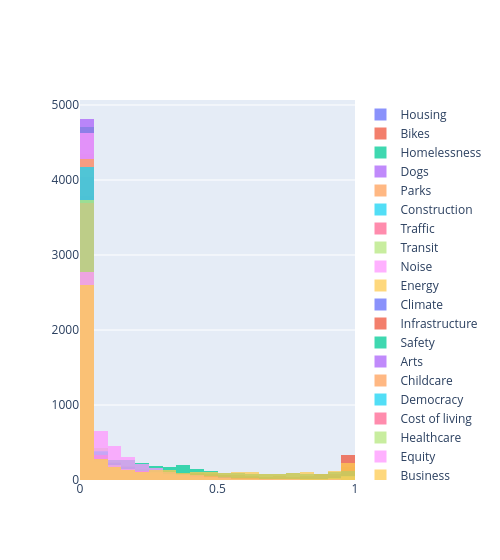

Notebook code for this chart:
### Code cell
# Generate histograms of similarities per category
import plotly.graph_objects as go
import numpy as np

# fig = px.histogram(
#     df, 
#     x='housing',
#     width=500,
#     height=500,
#     nbins=20
# )
fig = go.Figure()
for cat in categories:
    fig.add_trace(go.Histogram(
        x=df[cat],
        xbins=dict(
            start=0.0,
            end=1.0,
            size=0.05
        ),
        name=cat.capitalize()
    ))
fig.update_layout(barmode='overlay', width=500)
fig.update_traces(opacity=0.75)
fig.show()

### Figure 1 — Plotly figure (JSON) as saved in the notebook; plotly's stock layout.template omitted (floating-point values rounded to 4 significant figures; data arrays with more than 128 entries replaced by an {"elided": "..."} marker saying what was removed)
{"data": [{"name": "Housing", "opacity": 0.75, "type": "histogram", "x": {"elided": "4963 float values"}, "xbins": {"end": 1, "size": 0.05, "start": 0}}, {"name": "Bikes", "opacity": 0.75, "type": "histogram", "x": {"elided": "4963 float values"}, "xbins": {"end": 1, "size": 0.05, "start": 0}}, {"name": "Homelessness", "opacity": 0.75, "type": "histogram", "x": {"elided": "4963 float values"}, "xbins": {"end": 1, "size": 0.05, "start": 0}}, {"name": "Dogs", "opacity": 0.75, "type": "histogram", "x": {"elided": "4963 float values"}, "xbins": {"end": 1, "size": 0.05, "start": 0}}, {"name": "Parks", "opacity": 0.75, "type": "histogram", "x": {"elided": "4963 float values"}, "xbins": {"end": 1, "size": 0.05, "start": 0}}, {"name": "Construction", "opacity": 0.75, "type": "histogram", "x": {"elided": "4963 float values"}, "xbins": {"end": 1, "size": 0.05, "start": 0}}, {"name": "Traffic", "opacity": 0.75, "type": "histogram", "x": {"elided": "4963 float values"}, "xbins": {"end": 1, "size": 0.05, "start": 0}}, {"name": "Transit", "opacity": 0.75, "type": "histogram", "x": {"elided": "4963 float values"}, "xbins": {"end": 1, "size": 0.05, "start": 0}}, {"name": "Noise", "opacity": 0.75, "type": "histogram", "x": {"elided": "4963 float values"}, "xbins": {"end": 1, "size": 0.05, "start": 0}}, {"name": "Energy", "opacity": 0.75, "type": "histogram", "x": {"elided": "4963 float values"}, "xbins": {"end": 1, "size": 0.05, "start": 0}}, {"name": "Climate", "opacity": 0.75, "type": "histogram", "x": {"elided": "4963 float values"}, "xbins": {"end": 1, "size": 0.05, "start": 0}}, {"name": "Infrastructure", "opacity": 0.75, "type": "histogram", "x": {"elided": "4963 float values"}, "xbins": {"end": 1, "size": 0.05, "start": 0}}, {"name": "Safety", "opacity": 0.75, "type": "histogram", "x": {"elided": "4963 float values"}, "xbins": {"end": 1, "size": 0.05, "start": 0}}, {"name": "Arts", "opacity": 0.75, "type": "histogram", "x": {"elided": "4963 float values"}, "xbins": {"end": 1, "size": 0.05, "start": 0}}, {"name": "Childcare", "opacity": 0.75, "type": "histogram", "x": {"elided": "4963 float values"}, "xbins": {"end": 1, "size": 0.05, "start": 0}}, {"name": "Democracy", "opacity": 0.75, "type": "histogram", "x": {"elided": "4963 float values"}, "xbins": {"end": 1, "size": 0.05, "start": 0}}, {"name": "Cost of living", "opacity": 0.75, "type": "histogram", "x": {"elided": "4963 float values"}, "xbins": {"end": 1, "size": 0.05, "start": 0}}, {"name": "Healthcare", "opacity": 0.75, "type": "histogram", "x": {"elided": "4963 float values"}, "xbins": {"end": 1, "size": 0.05, "start": 0}}, {"name": "Equity", "opacity": 0.75, "type": "histogram", "x": {"elided": "4963 float values"}, "xbins": {"end": 1, "size": 0.05, "start": 0}}, {"name": "Business", "opacity": 0.75, "type": "histogram", "x": {"elided": "4963 float values"}, "xbins": {"end": 1, "size": 0.05, "start": 0}}], "layout": {"barmode": "overlay", "width": 500}}
